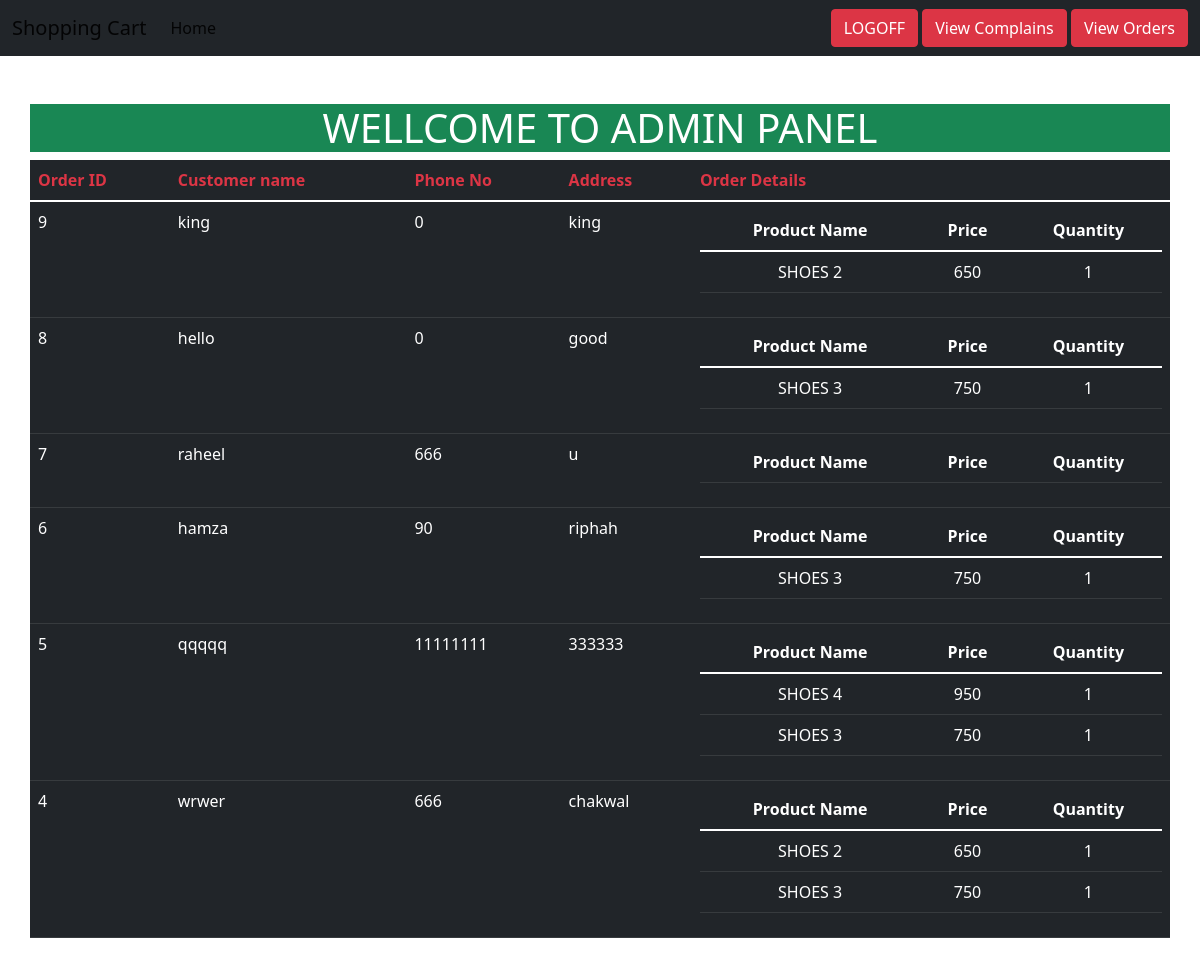
/index1.php (signed in), run on the app's committed database.
### tables this page shows
CREATE TABLE `order_manager` (
  `Order_id` int(100) NOT NULL,
  `Full_Name` text NOT NULL,
  `Phone_No` bigint(100) NOT NULL,
  `Address` varchar(100) NOT NULL,
  `Pay_Mode` int(100) NOT NULL
);

CREATE TABLE `user_orders` (
  `Order_id` int(100) NOT NULL,
  `Item_Name` varchar(100) NOT NULL,
  `Price` int(100) NOT NULL,
  `Quantity` int(100) NOT NULL
);

### index1.php (the view, shortened to what this page needs)
<?php
include("config.php");
include ("header2.php");
 ?>
<!DOCTYPE html>
<html>
<head>
		<link href="https://cdn.jsdelivr.net/npm/bootstrap@5.1.3/dist/css/bootstrap.min.css" rel="stylesheet">
</head>
<body>
	<div class="container mt-5">
		<div class="row">
			<h1 class="btn-success text-center">WELLCOME TO ADMIN PANEL</h1>
				<table class="table table-dark">
				  <thead class="text-danger bg-warning">
				    <tr>
				      <th scope="col">Order ID</th>
				      <th scope="col">Customer name</th>
				      <th scope="col">Phone No</th>
				      <th scope="col">Address</th>
					  <th scope="col">Order Details</th>
				    </tr>
				  </thead>
				  <tbody>
				  	<?php
				  	$con = new mysqli($DB_SERVER,$DB_USER,$DB_PASSWORD,$DB_NAME);
				  	$query="SELECT * FROM `order_manager` ORDER BY `order_id` DESC ";
				  	$user_result=mysqli_query($con,$query);
				  	while ($user_fetch=mysqli_fetch_assoc($user_result))
				  	 {	echo "
					  	<tr>
					      <td>$user_fetch[Order_id]</td>
					      <td>$user_fetch[Full_Name]</td>
					      <td>$user_fetch[Phone_No]</td>
					      <td>$user_fetch[Address]</td>
					    <td>
						<table class='table text-center table-dark'>
							<thead>
							<tr>
							<th scope='col'>Product Name</th>
					  		<th scope='col'>Price</th>
					  		<th scope='col'>Quantity</th>
							</tr>
							</thead>
							<tbody>
					    	";
						  $order_query = "SELECT * FROM `user_orders` WHERE `Order_Id`='$user_fetch[Order_id]' ";
						$order_result=mysqli_query($con,$order_query);
						while ($order_fetch=mysqli_fetch_assoc($order_result)) {
							echo "
					  	<tr>
					      <td>$order_fetch[Item_Name]</td>
					      <td>$order_fetch[Price]</td>
					      <td>$order_fetch[Quantity]</td>
					    </tr>
					    	";
						}
				echo"
				  </tbody>
				</table>
				</td>
				</tr>
				";
			}
			?>
				  </tbody>
				</table>
			</div>
		</div>
</body>
</html>

### header2.php (shortened to what this page needs)
<!DOCTYPE html>
<html lang="en">
<head>
	<link href="https://cdn.jsdelivr.net/npm/bootstrap@5.1.3/dist/css/bootstrap.min.css" rel="stylesheet">
</head>
<body>
	<nav class="navbar navbar-expand-lg navbar-light bg-dark">
  <div class="container-fluid">
    <a class="navbar-brand" href="Index.php">Shopping Cart</a>
    <div class="collapse navbar-collapse" id="navbarSupportedContent">
      <ul class="navbar-nav me-auto mb-2 mb-lg-0">
        <li class="nav-item">
          <a class="nav-link active" aria-current="page" href="index.php">Home</a>
        </li>
      </ul>
      <div>
        <a href="logoff.php" class="btn btn-danger">LOGOFF</a>
        <a href="view-complains.php" class="btn btn-danger">View Complains</a>
        <a href="index1.php" class="btn btn-danger">View Orders</a>
      </div>
    </div>
</nav>
</body>
</html>

### data on the page
order_manager: Order_id "9", Full_Name "king", Phone_No "0", Address "king"
user_orders: Item_Name "SHOES 2", Price "650", Quantity "1"
order_manager: Order_id "8", Full_Name "hello", Phone_No "0", Address "good"
user_orders: Item_Name "SHOES 3", Price "750", Quantity "1"
order_manager: Order_id "7", Full_Name "raheel", Phone_No "666", Address "u"
order_manager: Order_id "6", Full_Name "hamza", Phone_No "90", Address "riphah"
user_orders: Item_Name "SHOES 3", Price "750", Quantity "1"
order_manager: Order_id "5", Full_Name "qqqqq", Phone_No "11111111", Address "333333"
user_orders: Item_Name "SHOES 4", Price "950", Quantity "1"
user_orders: Item_Name "SHOES 3", Price "750", Quantity "1"
order_manager: Order_id "4", Full_Name "wrwer", Phone_No "666", Address "chakwal"
user_orders: Item_Name "SHOES 2", Price "650", Quantity "1"
user_orders: Item_Name "SHOES 3", Price "750", Quantity "1"
